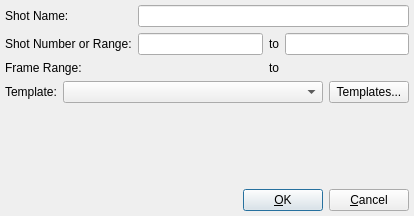
<ui version="4.0" >
 <author></author>
 <comment></comment>
 <exportmacro></exportmacro>
 <class>ShotDialogUI</class>
 <widget class="QDialog" name="ShotDialogUI" >
  <property name="geometry" >
   <rect>
    <x>0</x>
    <y>0</y>
    <width>414</width>
    <height>216</height>
   </rect>
  </property>
  <property name="sizePolicy" >
   <sizepolicy>
    <hsizetype>5</hsizetype>
    <vsizetype>1</vsizetype>
    <horstretch>0</horstretch>
    <verstretch>0</verstretch>
   </sizepolicy>
  </property>
  <property name="windowTitle" >
   <string>New Shot</string>
  </property>
  <layout class="QVBoxLayout" >
   <property name="margin" >
    <number>5</number>
   </property>
   <property name="spacing" >
    <number>6</number>
   </property>
   <item>
    <layout class="QGridLayout" >
     <property name="margin" >
      <number>0</number>
     </property>
     <property name="spacing" >
      <number>6</number>
     </property>
     <item row="2" column="0" >
      <widget class="QLabel" name="textLabel2_3_2_2_2_3" >
       <property name="text" >
        <string>Frame Range:</string>
       </property>
       <property name="alignment" >
        <set>Qt::AlignLeading|Qt::AlignLeft|Qt::AlignVCenter</set>
       </property>
      </widget>
     </item>
     <item row="0" column="1" >
      <widget class="QLineEdit" name="mShotName" />
     </item>
     <item row="1" column="0" >
      <widget class="QLabel" name="textLabel2" >
       <property name="text" >
        <string>Shot Number or Range:</string>
       </property>
       <property name="alignment" >
        <set>Qt::AlignLeading|Qt::AlignLeft|Qt::AlignVCenter</set>
       </property>
      </widget>
     </item>
     <item row="2" column="1" >
      <layout class="QHBoxLayout" >
       <property name="margin" >
        <number>0</number>
       </property>
       <property name="spacing" >
        <number>6</number>
       </property>
       <item>
        <widget class="FieldSpinBox" name="mFrameStartSpin" >
         <property name="sizePolicy" >
          <sizepolicy>
           <hsizetype>13</hsizetype>
           <vsizetype>0</vsizetype>
           <horstretch>0</horstretch>
           <verstretch>0</verstretch>
          </sizepolicy>
         </property>
        </widget>
       </item>
       <item>
        <widget class="QLabel" name="textLabel2_3_2_2_2_3_2" >
         <property name="sizePolicy" >
          <sizepolicy>
           <hsizetype>4</hsizetype>
           <vsizetype>5</vsizetype>
           <horstretch>0</horstretch>
           <verstretch>0</verstretch>
          </sizepolicy>
         </property>
         <property name="text" >
          <string>to</string>
         </property>
         <property name="alignment" >
          <set>Qt::AlignRight|Qt::AlignTrailing|Qt::AlignVCenter</set>
         </property>
        </widget>
       </item>
       <item>
        <widget class="FieldSpinBox" name="mFrameEndSpin" >
         <property name="sizePolicy" >
          <sizepolicy>
           <hsizetype>13</hsizetype>
           <vsizetype>0</vsizetype>
           <horstretch>0</horstretch>
           <verstretch>0</verstretch>
          </sizepolicy>
         </property>
        </widget>
       </item>
      </layout>
     </item>
     <item row="0" column="0" >
      <widget class="QLabel" name="textLabel1" >
       <property name="text" >
        <string>Shot Name:</string>
       </property>
      </widget>
     </item>
     <item row="1" column="1" >
      <layout class="QHBoxLayout" >
       <property name="margin" >
        <number>0</number>
       </property>
       <property name="spacing" >
        <number>6</number>
       </property>
       <item>
        <widget class="QLineEdit" name="mShotStart" />
       </item>
       <item>
        <widget class="QLabel" name="textLabel2_2" >
         <property name="text" >
          <string>to</string>
         </property>
        </widget>
       </item>
       <item>
        <widget class="QLineEdit" name="mShotEnd" />
       </item>
      </layout>
     </item>
    </layout>
   </item>
   <item>
    <layout class="QHBoxLayout" >
     <property name="margin" >
      <number>0</number>
     </property>
     <property name="spacing" >
      <number>6</number>
     </property>
     <item>
      <widget class="QLabel" name="label" >
       <property name="text" >
        <string>Template:</string>
       </property>
      </widget>
     </item>
     <item>
      <widget class="AssetTemplateCombo" name="mTemplateCombo" >
       <property name="sizePolicy" >
        <sizepolicy>
         <hsizetype>3</hsizetype>
         <vsizetype>13</vsizetype>
         <horstretch>0</horstretch>
         <verstretch>0</verstretch>
        </sizepolicy>
       </property>
      </widget>
     </item>
     <item>
      <widget class="QPushButton" name="mEditTemplatesButton" >
       <property name="sizePolicy" >
        <sizepolicy>
         <hsizetype>4</hsizetype>
         <vsizetype>0</vsizetype>
         <horstretch>0</horstretch>
         <verstretch>0</verstretch>
        </sizepolicy>
       </property>
       <property name="text" >
        <string>Templates...</string>
       </property>
      </widget>
     </item>
    </layout>
   </item>
   <item>
    <spacer>
     <property name="orientation" >
      <enum>Qt::Vertical</enum>
     </property>
     <property name="sizeHint" >
      <size>
       <width>20</width>
       <height>40</height>
      </size>
     </property>
    </spacer>
   </item>
   <item>
    <layout class="QHBoxLayout" >
     <property name="margin" >
      <number>0</number>
     </property>
     <property name="spacing" >
      <number>6</number>
     </property>
     <item>
      <widget class="QLabel" name="mStatusLabel" >
       <property name="text" >
        <string/>
       </property>
      </widget>
     </item>
     <item>
      <spacer>
       <property name="orientation" >
        <enum>Qt::Horizontal</enum>
       </property>
       <property name="sizeType" >
        <enum>QSizePolicy::Expanding</enum>
       </property>
       <property name="sizeHint" >
        <size>
         <width>155</width>
         <height>20</height>
        </size>
       </property>
      </spacer>
     </item>
     <item>
      <widget class="QPushButton" name="mOKButton" >
       <property name="text" >
        <string>&amp;OK</string>
       </property>
       <property name="shortcut" >
        <string>Alt+O</string>
       </property>
       <property name="default" >
        <bool>true</bool>
       </property>
      </widget>
     </item>
     <item>
      <widget class="QPushButton" name="mCancelButton" >
       <property name="text" >
        <string>&amp;Cancel</string>
       </property>
       <property name="shortcut" >
        <string>Alt+C</string>
       </property>
      </widget>
     </item>
    </layout>
   </item>
  </layout>
 </widget>
 <layoutdefault spacing="6" margin="11" />
 <customwidgets>
  <customwidget>
   <class>AssetTemplateCombo</class>
   <extends>QComboBox</extends>
   <header>assettemplatecombo.h</header>
   <container>0</container>
   <pixmap></pixmap>
  </customwidget>
  <customwidget>
   <class>FieldSpinBox</class>
   <extends></extends>
   <header>fieldspinbox.h</header>
   <container>0</container>
   <pixmap></pixmap>
  </customwidget>
 </customwidgets>
 <tabstops>
  <tabstop>mShotName</tabstop>
  <tabstop>mShotStart</tabstop>
  <tabstop>mShotEnd</tabstop>
  <tabstop>mFrameStartSpin</tabstop>
  <tabstop>mFrameEndSpin</tabstop>
  <tabstop>mTemplateCombo</tabstop>
  <tabstop>mEditTemplatesButton</tabstop>
  <tabstop>mOKButton</tabstop>
  <tabstop>mCancelButton</tabstop>
 </tabstops>
 <resources/>
 <connections>
  <connection>
   <sender>mOKButton</sender>
   <signal>clicked()</signal>
   <receiver>ShotDialogUI</receiver>
   <slot>accept()</slot>
   <hints>
    <hint type="sourcelabel" >
     <x>427</x>
     <y>406</y>
    </hint>
    <hint type="destinationlabel" >
     <x>357</x>
     <y>411</y>
    </hint>
   </hints>
  </connection>
  <connection>
   <sender>mCancelButton</sender>
   <signal>clicked()</signal>
   <receiver>ShotDialogUI</receiver>
   <slot>reject()</slot>
   <hints>
    <hint type="sourcelabel" >
     <x>539</x>
     <y>412</y>
    </hint>
    <hint type="destinationlabel" >
     <x>538</x>
     <y>400</y>
    </hint>
   </hints>
  </connection>
 </connections>
</ui>
